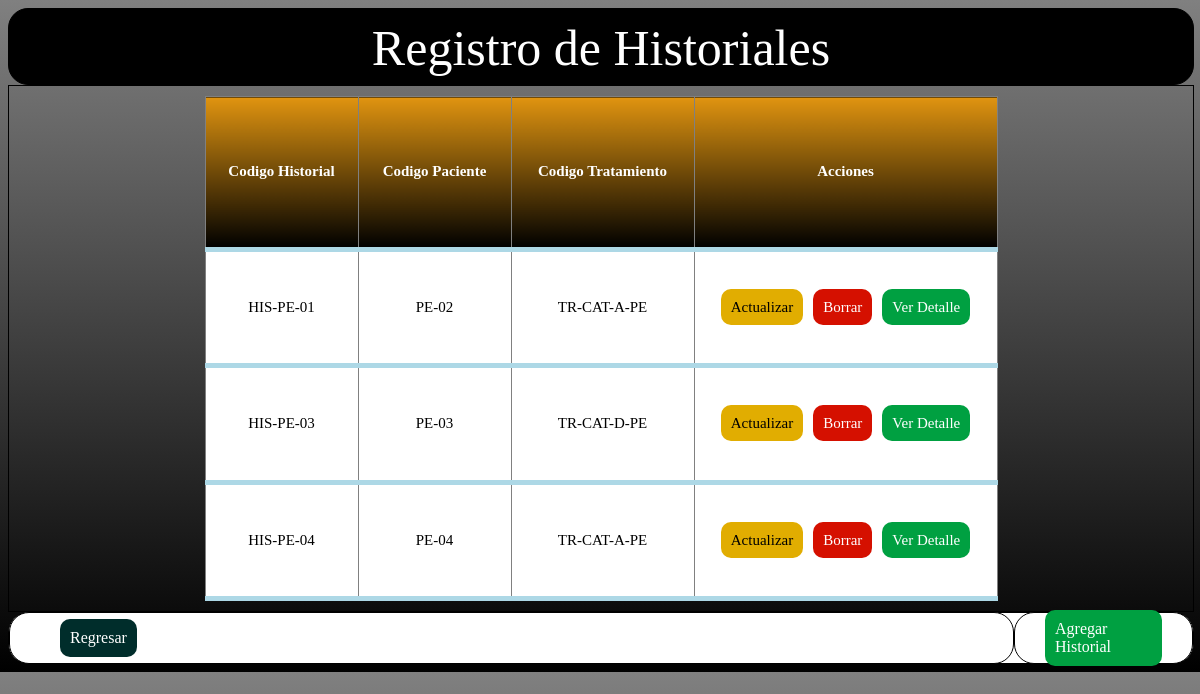
/crudDB/Historiales.php, run on the app's committed database.
### tables this page shows
CREATE TABLE `historial` (
  `idhistorial` varchar(45) NOT NULL,
  `idpaciente` varchar(45) NOT NULL,
  `idtratamiento` varchar(45) NOT NULL,
  PRIMARY KEY (`idhistorial`),
  KEY `idx_historial` (`idtratamiento`),
  KEY `idx_historial1` (`idpaciente`),
  CONSTRAINT `fk_historial_paciente` FOREIGN KEY (`idpaciente`) REFERENCES `paciente` (`idpaciente`) ON DELETE CASCADE ON UPDATE CASCADE,
  CONSTRAINT `fk_historial_tratamiento` FOREIGN KEY (`idtratamiento`) REFERENCES `tratamiento` (`idtratamiento`) ON DELETE CASCADE ON UPDATE CASCADE
);

### crudDB/Historiales.php (the view, shortened to what this page needs)
<!DOCTYPE html>
<html lang="en">
    <head>
    </head>
    <body>
        <div id='cabeza'>
            <p>Registro de Historiales</p>
        </div>
        <div id='contenido'>
        <table border='1'>
                <tr>
                    <th style='width:150px; height:50px;'>Codigo Historial</th>
                    <th style='width:150px; height:50px;'>Codigo Paciente</th>
                    <th style='width:180px; height:50px;'>Codigo Tratamiento</th>
                    <th style='width:300px; height:50px;'>Acciones</th>
                </tr>
                <?php
                require('Conexion.php');
                $pacientes = $conexion ->  query('SELECT * FROM historial');
                while ($resultado = $pacientes -> fetch_assoc()){
                    echo '<tr>';
                    echo '<td>'.$resultado['idhistorial'].'</td>';
                    echo '<td>'.$resultado['idpaciente'].'</td>';
                    echo '<td>'.$resultado['idtratamiento'].'</td>';
                    echo '<td><a class="btn-actualizar" href="HistorialesActualizar.php?idhistorial='.$resultado["idhistorial"].'">Actualizar</a><a class="btn-borrar" href="HistorialesBorrar.php?idhistorial='.$resultado["idhistorial"].'">Borrar</a><a class="btn-detalle" href="HistorialesDetalle.php?idhistorial='.$resultado["idhistorial"].'">Ver Detalle</a></td>';
                    echo '</tr>';
                }
                ?>
            </table>
        </div>
        <div id='pie'>
            <div id='subpie1'>
                <a class='btn-regresar' href='Bienvenido.php'>Regresar</a>
            </div>
            <div id='subpie2'>
                <a class='btn-agregar' href='HistorialesIngresar.php'>Agregar Historial</a>
            </div>
        </div>
    </body>
</html>

### crudDB/Historiales.php (style rules this page uses)
body { background: linear-gradient(gray, black); }
div { border: 1px solid black; }
#cabeza { width: 100%; height: 75px; background-color: black; border-radius: 20px; }
#cabeza p { font-size: 50px; text-align: center; margin-top: 10px; color: white }
#contenido { width: 100%; height: 525px; justify-content: center; overflow: auto; display: flex; }
#contenido table { border-collapse: collapse; margin: 10px; font-size: 15px; }
#contenido table tr td .btn-actualizar { background-color: #e1ad01; color: black; padding: 10px; border-radius: 10px; text-decoration: none; }
#contenido table tr td .btn-borrar { background-color: #d51000; color: white; padding: 10px; border-radius: 10px; margin-left: 10px; text-decoration: none; }
#contenido table tr td .btn-detalle { background-color: #00a041; color: white; padding: 10px; border-radius: 10px; margin-left: 10px; text-decoration: none; }
#contenido table tr { font-size: 15px; text-align: center; border-bottom: 5px solid lightblue; border-radius: 5px; }
#contenido table th { background: linear-gradient(#E09410, black); color: white; }
#contenido table td { height: 35px; background: white; }
#pie { width: 100%; height: 50px; background-color: white; border-radius: 20px; display: flex; align-items: center; }
#subpie1 { width: 85%; height: 50px; background-color: white; border-radius: 20px; display: flex; align-items: center; }
#subpie1 .btn-regresar { background-color: #002d2b; color: white; padding: 10px; border-radius: 10px; margin-top: 30px; margin-left: 50px; margin-right: 30px; margin-bottom: 30px; text-decoration: none; }
#subpie2 { width: 15%; height: 50px; background-color: white; border-radius: 20px; display: flex; align-items: center; }
#subpie2 .btn-agregar { background-color: #00a041; color: white; padding: 10px; border-radius: 10px; margin: 30px; text-decoration: none; }

### data on the page
historial: idhistorial "HIS-PE-01", idpaciente "PE-02", idtratamiento "TR-CAT-A-PE"
historial: idhistorial "HIS-PE-03", idpaciente "PE-03", idtratamiento "TR-CAT-D-PE"
historial: idhistorial "HIS-PE-04", idpaciente "PE-04", idtratamiento "TR-CAT-A-PE"
